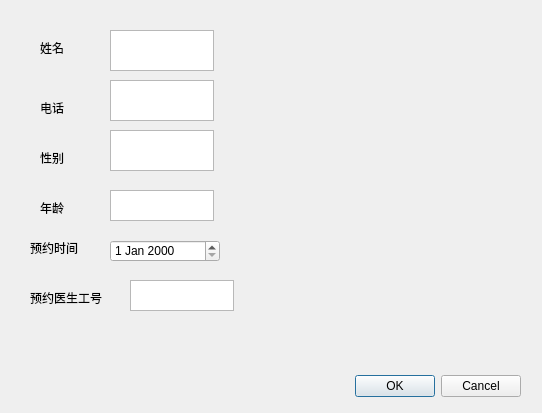
<?xml version="1.0" encoding="UTF-8"?>
<ui version="4.0">
 <class>Dialog3</class>
 <widget class="QDialog" name="Dialog3">
  <property name="geometry">
   <rect>
    <x>0</x>
    <y>0</y>
    <width>542</width>
    <height>413</height>
   </rect>
  </property>
  <property name="windowTitle">
   <string>Dialog</string>
  </property>
  <widget class="QDialogButtonBox" name="buttonBox">
   <property name="geometry">
    <rect>
     <x>180</x>
     <y>370</y>
     <width>341</width>
     <height>32</height>
    </rect>
   </property>
   <property name="orientation">
    <enum>Qt::Horizontal</enum>
   </property>
   <property name="standardButtons">
    <set>QDialogButtonBox::Cancel|QDialogButtonBox::Ok</set>
   </property>
  </widget>
  <widget class="QLabel" name="label">
   <property name="geometry">
    <rect>
     <x>40</x>
     <y>40</y>
     <width>72</width>
     <height>15</height>
    </rect>
   </property>
   <property name="text">
    <string>姓名</string>
   </property>
  </widget>
  <widget class="QTextEdit" name="textEditname">
   <property name="geometry">
    <rect>
     <x>110</x>
     <y>30</y>
     <width>104</width>
     <height>41</height>
    </rect>
   </property>
  </widget>
  <widget class="QLabel" name="label_2">
   <property name="geometry">
    <rect>
     <x>40</x>
     <y>100</y>
     <width>72</width>
     <height>15</height>
    </rect>
   </property>
   <property name="text">
    <string>电话</string>
   </property>
  </widget>
  <widget class="QTextEdit" name="textEdittel">
   <property name="geometry">
    <rect>
     <x>110</x>
     <y>80</y>
     <width>104</width>
     <height>41</height>
    </rect>
   </property>
  </widget>
  <widget class="QLabel" name="label_3">
   <property name="geometry">
    <rect>
     <x>40</x>
     <y>150</y>
     <width>72</width>
     <height>15</height>
    </rect>
   </property>
   <property name="text">
    <string>性别</string>
   </property>
  </widget>
  <widget class="QTextEdit" name="textEditsex">
   <property name="geometry">
    <rect>
     <x>110</x>
     <y>130</y>
     <width>104</width>
     <height>41</height>
    </rect>
   </property>
  </widget>
  <widget class="QLabel" name="label_4">
   <property name="geometry">
    <rect>
     <x>40</x>
     <y>200</y>
     <width>72</width>
     <height>15</height>
    </rect>
   </property>
   <property name="text">
    <string>年龄</string>
   </property>
  </widget>
  <widget class="QTextEdit" name="textEditage">
   <property name="geometry">
    <rect>
     <x>110</x>
     <y>190</y>
     <width>104</width>
     <height>31</height>
    </rect>
   </property>
  </widget>
  <widget class="QLabel" name="label_5">
   <property name="geometry">
    <rect>
     <x>30</x>
     <y>240</y>
     <width>72</width>
     <height>15</height>
    </rect>
   </property>
   <property name="text">
    <string>预约时间</string>
   </property>
  </widget>
  <widget class="QDateEdit" name="dateEditappoint">
   <property name="geometry">
    <rect>
     <x>110</x>
     <y>240</y>
     <width>110</width>
     <height>22</height>
    </rect>
   </property>
  </widget>
  <widget class="QLabel" name="label_6">
   <property name="geometry">
    <rect>
     <x>30</x>
     <y>290</y>
     <width>72</width>
     <height>15</height>
    </rect>
   </property>
   <property name="text">
    <string>预约医生工号</string>
   </property>
  </widget>
  <widget class="QTextEdit" name="textEditoworknumber">
   <property name="geometry">
    <rect>
     <x>130</x>
     <y>280</y>
     <width>104</width>
     <height>31</height>
    </rect>
   </property>
  </widget>
 </widget>
 <resources/>
 <connections>
  <connection>
   <sender>buttonBox</sender>
   <signal>accepted()</signal>
   <receiver>Dialog3</receiver>
   <slot>accept()</slot>
   <hints>
    <hint type="sourcelabel">
     <x>248</x>
     <y>254</y>
    </hint>
    <hint type="destinationlabel">
     <x>157</x>
     <y>274</y>
    </hint>
   </hints>
  </connection>
  <connection>
   <sender>buttonBox</sender>
   <signal>rejected()</signal>
   <receiver>Dialog3</receiver>
   <slot>reject()</slot>
   <hints>
    <hint type="sourcelabel">
     <x>316</x>
     <y>260</y>
    </hint>
    <hint type="destinationlabel">
     <x>286</x>
     <y>274</y>
    </hint>
   </hints>
  </connection>
 </connections>
</ui>
